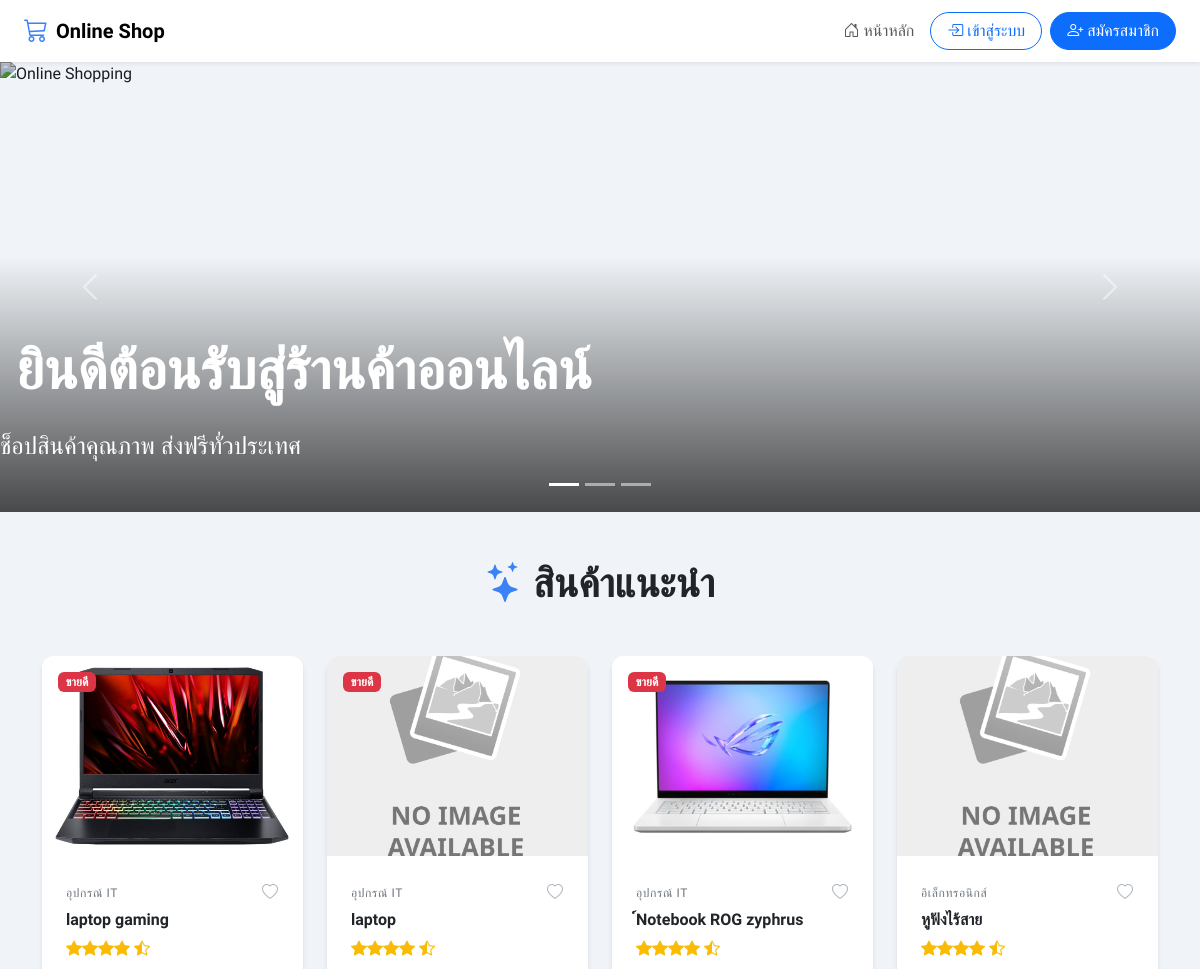
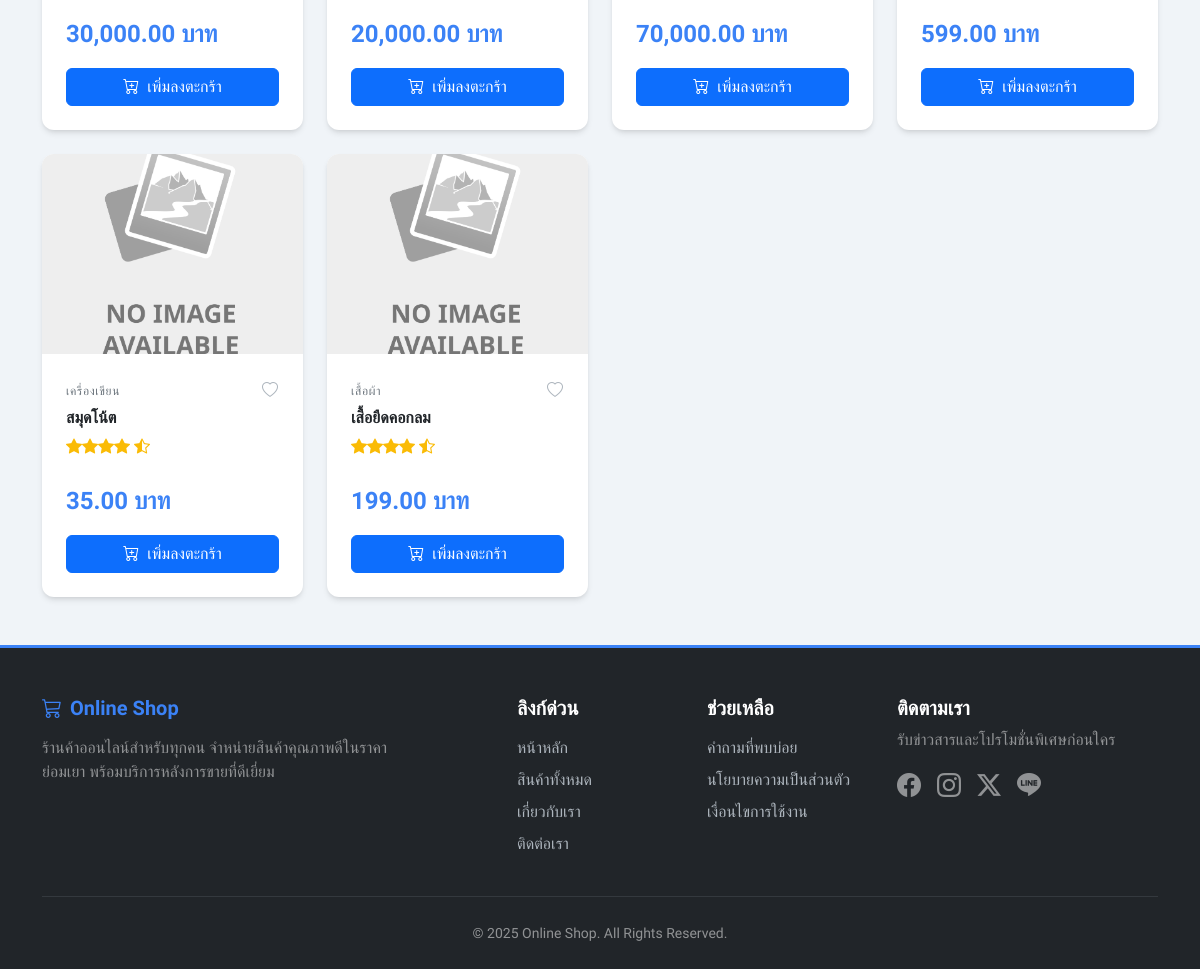
The page / on the database its author committed (2 pictures, top to bottom).
### tables this page shows
CREATE TABLE `products` (
  `product_id` int(11) NOT NULL,
  `product_name` varchar(150) NOT NULL,
  `description` text DEFAULT NULL,
  `price` decimal(10,2) NOT NULL,
  `stock` int(11) DEFAULT 0,
  `image` varchar(255) NOT NULL,
  `category_id` int(11) DEFAULT NULL,
  `created_at` timestamp NOT NULL DEFAULT current_timestamp()
);

CREATE TABLE `categories` (
  `category_id` int(11) NOT NULL,
  `category_name` varchar(100) NOT NULL
);

### index.php (the view, shortened to what this page needs)
<?php
require_once 'config.php';
$wishlisted_products = [];
$stmt = $conn->query("SELECT p.*, c.category_name
            FROM products p
            LEFT JOIN categories c ON p.category_id = c.category_id
            ORDER BY p.created_at DESC");
$products = $stmt->fetchAll(PDO::FETCH_ASSOC);
?>
<!DOCTYPE html>
<html lang="th">
<head>
    <link href="https://cdn.jsdelivr.net/npm/bootstrap@5.3.3/dist/css/bootstrap.min.css" rel="stylesheet">
    <link href="https://cdn.jsdelivr.net/npm/bootstrap-icons@1.11.3/font/bootstrap-icons.css" rel="stylesheet">
</head>
<body class="d-flex flex-column min-vh-100">
    <?php include 'templates/header.php'; ?>
    <div id="heroCarousel" class="carousel slide" data-bs-ride="carousel">
        <div class="carousel-indicators">
            <button type="button" data-bs-target="#heroCarousel" data-bs-slide-to="0" class="active" aria-current="true"></button>
            <button type="button" data-bs-target="#heroCarousel" data-bs-slide-to="1"></button>
            <button type="button" data-bs-target="#heroCarousel" data-bs-slide-to="2"></button>
        </div>
        <div class="carousel-inner">
            <div class="carousel-item active">
                <img src="product_images/Online Shopping Concept.jpg" class="d-block w-100" alt="Online Shopping">
                <div class="carousel-caption d-none d-md-block text-start">
                    <h1 class="display-4 fw-bold p-3">ยินดีต้อนรับสู่ร้านค้าออนไลน์</h1>
                    <p class="fs-4">ช็อปสินค้าคุณภาพ ส่งฟรีทั่วประเทศ</p>
                </div>
            </div>
        </div>
        <button class="carousel-control-prev" type="button" data-bs-target="#heroCarousel" data-bs-slide="prev"><span class="carousel-control-prev-icon"></span></button>
        <button class="carousel-control-next" type="button" data-bs-target="#heroCarousel" data-bs-slide="next"><span class="carousel-control-next-icon"></span></button>
    </div>
    <main class="container py-5">
        <div class="text-center mb-5">
            <h2 class="display-6 fw-bold section-title"><i class="bi bi-stars text-primary me-2"></i>สินค้าแนะนำ</h2>
        </div>
        <div class="row g-4">
        <?php foreach ($products as $p): ?>
        <?php
        $img = !empty($p['image']) ? 'product_images/' . rawurlencode($p['image']) : 'product_images/no-image.jpg';
        $isHot = (int)$p['stock'] > 0 && (int)$p['stock'] < 10;
        $rating = isset($p['rating']) ? (float)$p['rating'] : 4.5;
        $full = floor($rating);
        $half = ($rating - $full) >= 0.5 ? 1 : 0;
        ?>
        <div class="col-12 col-md-6 col-lg-3 d-flex align-items-stretch">
            <div class="card product-card w-100 h-100 position-relative">
                <?php if ($isHot): ?><span class="badge bg-danger badge-top-left">ขายดี</span><?php endif; ?>
                <a href="product_detail.php?id=<?= (int)$p['product_id'] ?>" class="product-thumb-wrapper"><img src="<?= htmlspecialchars($img) ?>" alt="<?= htmlspecialchars($p['product_name']) ?>" class="card-img-top product-thumb"></a>
                <div class="card-body d-flex flex-column p-4">
                    <div class="d-flex justify-content-between align-items-center mb-1">
                        <span class="product-meta"><?= htmlspecialchars($p['category_name'] ?? 'หมวดหมู่') ?></span>
                        <button class="btn btn-link p-0 wishlist-btn" title="เพิ่มในรายการโปรด" type="button" data-product-id="<?= (int)$p['product_id'] ?>">
                            <?php if (in_array($p['product_id'], $wishlisted_products)): ?>
                                <i class="bi bi-heart-fill"></i>
                            <?php else: ?>
                                <i class="bi bi-heart"></i>
                            <?php endif; ?>
                        </button>
                    </div>
                    <a class="text-decoration-none" href="product_detail.php?id=<?= (int)$p['product_id'] ?>"><h5 class="product-title card-title"><?= htmlspecialchars($p['product_name']) ?></h5></a>
                    <div class="rating mb-2">
                        <?php for ($i=0; $i<$full; $i++): ?><i class="bi bi-star-fill"></i><?php endfor; ?>
                        <?php if ($half): ?><i class="bi bi-star-half"></i><?php endif; ?>
                    </div>
                    <div class="mt-auto">
                        <div class="d-flex align-items-center mb-3 pt-3">
                            <span class="price text-primary"><?= number_format((float)$p['price'], 2) ?> บาท</span>
                        </div>
                        <form action="cart.php" method="post" class="d-grid">
                            <?php if ((int)$p['stock'] > 0): ?>
                                <button type="submit" class="btn btn-primary"><i class="bi bi-cart-plus me-2"></i>เพิ่มลงตะกร้า</button>
                            <?php else: ?>
                                <button type="button" class="btn btn-secondary" disabled><i class="bi bi-x-circle me-2"></i>สินค้าหมด</button>
                            <?php endif; ?>
                        </form>
                    </div>
                </div>
            </div>
        </div>
        <?php endforeach; ?>
        </div>
    </main>
    <?php include 'templates/footer.php'; ?>
</body>
</html>

### index.php (style rules this page uses)
:root { --bs-primary-rgb: 59, 130, 246; --bs-body-font-family: 'Kanit', sans-serif; --bs-body-bg: #F0F4F8; }
.carousel-item img { height: 450px; object-fit: cover; filter: brightness(0.8); }
.carousel-caption { background: linear-gradient(to top, rgba(0,0,0,0.7), rgba(0,0,0,0)); bottom: 0; left: 0; right: 0; padding-bottom: 2rem; padding-top: 4rem; }
.product-card { border: none; border-radius: 0.75rem; box-shadow: 0 4px 6px -1px rgba(0, 0, 0, 0.1), 0 2px 4px -2px rgba(0, 0, 0, 0.1); transition: transform 0.3s ease, box-shadow 0.3s ease; background: #ffffff; }
.product-thumb-wrapper { overflow: hidden; border-top-left-radius: 0.75rem; border-top-right-radius: 0.75rem; }
.product-thumb { height: 200px; object-fit: cover; transition: transform 0.3s ease; }
.product-meta { font-size: .75rem; letter-spacing: .05em; color: #6c757d; text-transform: uppercase; }
.product-title { font-size: 1rem; font-weight: 600; color: #212529; }
.price { font-size: 1.5rem; font-weight: 700; }
.badge-top-left { position: absolute; top: 1rem; left: 1rem; z-index: 2; }
.rating i { color: #fabb05; }
.wishlist-btn i { color: #adb5bd; transition: color 0.2s, transform 0.2s; }

### rows shown on the page
products: stock "ขายดี", image (picture), category.category_name "อุปกรณ์ IT", product_name "laptop gaming", price "30,000.00"
products: stock "ขายดี", category.category_name "อุปกรณ์ IT", product_name "laptop", price "20,000.00"
products: stock "ขายดี", image (picture), category.category_name "อุปกรณ์ IT", product_name "์Notebook ROG zyphrus", price "70,000.00"
products: category.category_name "อิเล็กทรอนิกส์", product_name "หูฟังไร้สาย", price "599.00", stock "เพิ่มลงตะกร้า"
products: category.category_name "เครื่องเขียน", product_name "สมุดโน้ต", price "35.00", stock "เพิ่มลงตะกร้า"
products: category.category_name "เสื้อผ้า", product_name "เสื้อยืดคอกลม", price "199.00", stock "เพิ่มลงตะกร้า"
